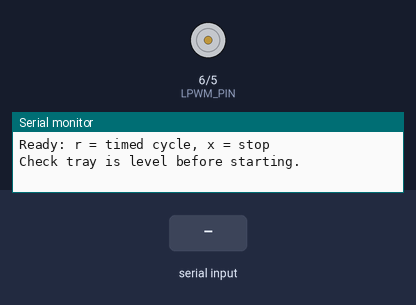
The sketch below on a simulated Arduino Uno, built with avr-gcc and run on an emulated ATmega328P. On the bench: motor-driver pin pairs drawn as motors (green arrow = first pin HIGH = forward, orange = second pin HIGH = backward, longer = more drive, scaled by the enable pin), the last lines printed to the serial monitor. The inputs (shaded band) are chosen by the test bench.

Above: at 1.2 s.
1.3 s: "r" received over Serial
At 2.1 s:
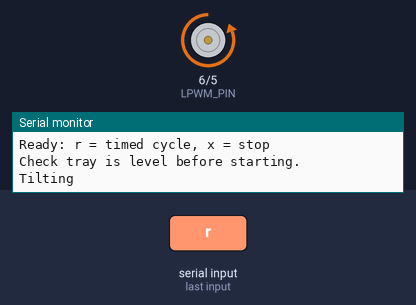
At 3.4 s:
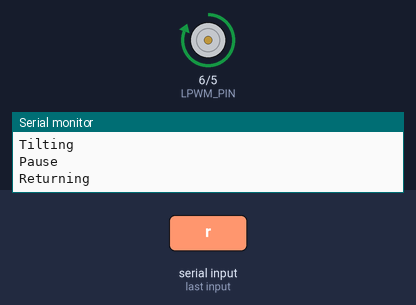
4.3 s: "x" received over Serial
5.8 s: "a" received over Serial
Timing chart, 0 to 8.8 s (numbered marks = the images above; inputs shaded):
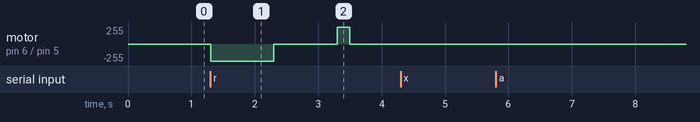

Measured:
- after the input at 1.3 s, motor on pin 6 (LPWM_PIN) / pin 5 (RPWM_PIN): stopped → backward 255/255 at once, → stopped 1.0 s later, → forward 255/255 1.0 s later, → stopped 0.20 s later

The sketch:

MotorTest.ino
```cpp
// UNO + IBT-2 timed tray cycle. Serial Monitor: 9600 baud.
// r = forward, pause, return; x = stop and cancel.
// PawLog: s = identify firmware, c = fresh camera clearance, a = auto cycle.
// Start from a manually checked level tray. Calibrate both durations.
const byte RPWM_PIN = 5;
const byte LPWM_PIN = 6;
const byte ENABLE_PIN = 7;  // Both R_EN and L_EN.
const byte MOTOR_PWM = 255;
const bool FORWARD_USES_RPWM = true;
const unsigned long FORWARD_MS = 1000;
const unsigned long RETURN_MS = 200;
const unsigned long HOLD_MS = 1000;
const unsigned long RESTART_DELAY_MS = 1000;
const unsigned long CAMERA_TIMEOUT_MS = 1500;

enum Phase { IDLE, MOVING_OUT, HOLDING, RETURNING };
Phase phase = IDLE;
unsigned long phaseStartedAt = 0;
unsigned long stoppedAt = 0;
unsigned long lastCameraClear = 0;
bool automaticCycle = false;
bool positionUnknown = false;
bool cameraClear = false;

void stopMotor() {
  digitalWrite(ENABLE_PIN, LOW);
  analogWrite(RPWM_PIN, 0);
  analogWrite(LPWM_PIN, 0);
  stoppedAt = millis();
}

void startMotor(bool forward) {
  stopMotor();
  const byte activePin = (forward == FORWARD_USES_RPWM) ? RPWM_PIN : LPWM_PIN;
  analogWrite(activePin, MOTOR_PWM);
  digitalWrite(ENABLE_PIN, HIGH);
  phaseStartedAt = millis();
}

void setup() {
  digitalWrite(ENABLE_PIN, LOW);
  pinMode(ENABLE_PIN, OUTPUT);
  pinMode(RPWM_PIN, OUTPUT);
  pinMode(LPWM_PIN, OUTPUT);
  stopMotor();
  Serial.begin(9600);
  Serial.println(F("Ready: r = timed cycle, x = stop"));
  Serial.println(F("Check tray is level before starting."));
}

void loop() {
  bool runRequested = false;
  bool stopRequested = false;
  bool automaticRequested = false;
  while (Serial.available()) {
    const int command = Serial.read();
    if (command == 'x') stopRequested = true;
    if (command == 'r') runRequested = true;
    if (command == 'a') automaticRequested = true;
    if (command == 'c') {
      lastCameraClear = millis();
      cameraClear = true;
    }
    if (command == 's') Serial.println(F("pawlog-motortest-v1"));
  }
  // Stop takes priority over any run command in the same input batch.
  if (stopRequested) {
    cameraClear = false;
    if (phase != IDLE) positionUnknown = true;
    stopMotor();
    phase = IDLE;
    Serial.println(F("Cancelled. Check tray position before restarting."));
    return;
  }
  if (phase != IDLE && automaticCycle && millis() - lastCameraClear >= CAMERA_TIMEOUT_MS) {
    cameraClear = false;
    stopMotor();
    phase = IDLE;
    positionUnknown = true;
    Serial.println(F("Camera timeout. Inspect tray and reset Uno."));
    return;
  }
  if (runRequested || automaticRequested) {
    if (automaticRequested && (positionUnknown || !cameraClear || millis() - lastCameraClear >= CAMERA_TIMEOUT_MS)) {
      Serial.println(F("Automatic start blocked. Inspect tray and reset Uno."));
      return;
    }
    if (phase == IDLE && millis() - stoppedAt >= RESTART_DELAY_MS) {
      automaticCycle = automaticRequested;
      phase = MOVING_OUT;
      startMotor(true);
      Serial.println(F("Tilting"));
    } else {
      Serial.println(F("Busy or settling. Run command ignored."));
    }
  }

  const unsigned long elapsed = millis() - phaseStartedAt;
  if (phase == MOVING_OUT && elapsed >= FORWARD_MS) {
    stopMotor();
    phase = HOLDING;
    phaseStartedAt = millis();
    Serial.println(F("Pause"));
  } else if (phase == HOLDING && elapsed >= HOLD_MS) {
    phase = RETURNING;
    startMotor(false);
    Serial.println(F("Returning"));
  } else if (phase == RETURNING && elapsed >= RETURN_MS) {
    stopMotor();
    phase = IDLE;
    Serial.println(F("Cycle finished. Verify tray is level."));
  }
}
```
